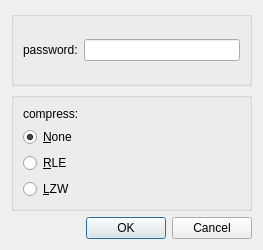
<?xml version="1.0" encoding="UTF-8"?>
<ui version="4.0">
 <class>EncoderDialog</class>
 <widget class="QDialog" name="EncoderDialog">
  <property name="geometry">
   <rect>
    <x>0</x>
    <y>0</y>
    <width>263</width>
    <height>250</height>
   </rect>
  </property>
  <property name="sizePolicy">
   <sizepolicy hsizetype="Preferred" vsizetype="Preferred">
    <horstretch>0</horstretch>
    <verstretch>0</verstretch>
   </sizepolicy>
  </property>
  <property name="minimumSize">
   <size>
    <width>260</width>
    <height>250</height>
   </size>
  </property>
  <property name="maximumSize">
   <size>
    <width>16777215</width>
    <height>250</height>
   </size>
  </property>
  <property name="windowTitle">
   <string>EncoderDialog</string>
  </property>
  <layout class="QGridLayout" name="gridLayout">
   <item row="3" column="1">
    <widget class="QDialogButtonBox" name="buttonBox">
     <property name="orientation">
      <enum>Qt::Horizontal</enum>
     </property>
     <property name="standardButtons">
      <set>QDialogButtonBox::Cancel|QDialogButtonBox::Ok</set>
     </property>
    </widget>
   </item>
   <item row="1" column="1">
    <widget class="QGroupBox" name="groupBox_Compress">
     <property name="title">
      <string/>
     </property>
     <layout class="QVBoxLayout" name="verticalLayout">
      <item>
       <widget class="QLabel" name="label_Compress">
        <property name="text">
         <string>compress:</string>
        </property>
       </widget>
      </item>
      <item>
       <widget class="QRadioButton" name="radioButton_None">
        <property name="sizePolicy">
         <sizepolicy hsizetype="Minimum" vsizetype="Fixed">
          <horstretch>0</horstretch>
          <verstretch>0</verstretch>
         </sizepolicy>
        </property>
        <property name="text">
         <string>&amp;None</string>
        </property>
        <property name="checked">
         <bool>true</bool>
        </property>
       </widget>
      </item>
      <item>
       <widget class="QRadioButton" name="radioButton_RLE">
        <property name="text">
         <string>&amp;RLE</string>
        </property>
       </widget>
      </item>
      <item>
       <widget class="QRadioButton" name="radioButton_LZW">
        <property name="text">
         <string>&amp;LZW</string>
        </property>
       </widget>
      </item>
     </layout>
    </widget>
   </item>
   <item row="0" column="1">
    <widget class="QGroupBox" name="groupBox_Password">
     <property name="title">
      <string/>
     </property>
     <layout class="QHBoxLayout" name="horizontalLayout">
      <item>
       <widget class="QLabel" name="label_Password">
        <property name="text">
         <string>password:</string>
        </property>
       </widget>
      </item>
      <item>
       <widget class="QLineEdit" name="lineEdit_Pasword">
        <property name="layoutDirection">
         <enum>Qt::LeftToRight</enum>
        </property>
        <property name="echoMode">
         <enum>QLineEdit::Password</enum>
        </property>
        <property name="alignment">
         <set>Qt::AlignLeading|Qt::AlignLeft|Qt::AlignTop</set>
        </property>
       </widget>
      </item>
     </layout>
    </widget>
   </item>
  </layout>
 </widget>
 <resources/>
 <connections>
  <connection>
   <sender>buttonBox</sender>
   <signal>accepted()</signal>
   <receiver>EncoderDialog</receiver>
   <slot>accept()</slot>
   <hints>
    <hint type="sourcelabel">
     <x>253</x>
     <y>193</y>
    </hint>
    <hint type="destinationlabel">
     <x>157</x>
     <y>199</y>
    </hint>
   </hints>
  </connection>
  <connection>
   <sender>buttonBox</sender>
   <signal>rejected()</signal>
   <receiver>EncoderDialog</receiver>
   <slot>reject()</slot>
   <hints>
    <hint type="sourcelabel">
     <x>253</x>
     <y>193</y>
    </hint>
    <hint type="destinationlabel">
     <x>259</x>
     <y>199</y>
    </hint>
   </hints>
  </connection>
  <connection>
   <sender>radioButton_None</sender>
   <signal>clicked()</signal>
   <receiver>EncoderDialog</receiver>
   <slot>onNone_Click()</slot>
   <hints>
    <hint type="sourcelabel">
     <x>33</x>
     <y>89</y>
    </hint>
    <hint type="destinationlabel">
     <x>0</x>
     <y>-2</y>
    </hint>
   </hints>
  </connection>
  <connection>
   <sender>radioButton_RLE</sender>
   <signal>clicked()</signal>
   <receiver>EncoderDialog</receiver>
   <slot>onRLE_Click()</slot>
   <hints>
    <hint type="sourcelabel">
     <x>53</x>
     <y>112</y>
    </hint>
    <hint type="destinationlabel">
     <x>62</x>
     <y>-17</y>
    </hint>
   </hints>
  </connection>
  <connection>
   <sender>radioButton_LZW</sender>
   <signal>clicked()</signal>
   <receiver>EncoderDialog</receiver>
   <slot>onLZW_Click()</slot>
   <hints>
    <hint type="sourcelabel">
     <x>129</x>
     <y>142</y>
    </hint>
    <hint type="destinationlabel">
     <x>129</x>
     <y>99</y>
    </hint>
   </hints>
  </connection>
 </connections>
 <slots>
  <slot>onNone_Click()</slot>
  <slot>onRLE_Click()</slot>
  <slot>onLZW_Click()</slot>
 </slots>
</ui>
